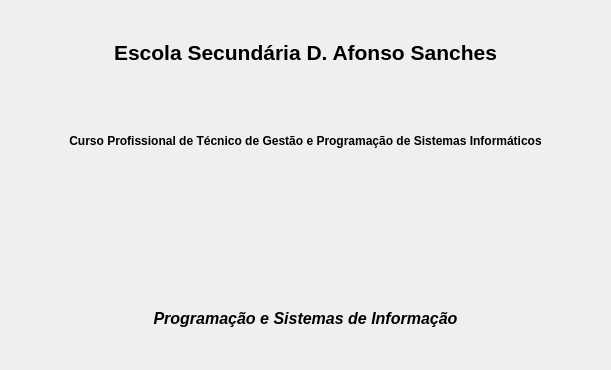
<?xml version="1.0" encoding="UTF-8"?>
<ui version="4.0">
 <class>aboutDialog</class>
 <widget class="QDialog" name="aboutDialog">
  <property name="geometry">
   <rect>
    <x>0</x>
    <y>0</y>
    <width>611</width>
    <height>370</height>
   </rect>
  </property>
  <property name="windowTitle">
   <string>Dialog</string>
  </property>
  <layout class="QVBoxLayout" name="verticalLayout">
   <item>
    <widget class="QLabel" name="label">
     <property name="font">
      <font>
       <pointsize>16</pointsize>
       <weight>75</weight>
       <bold>true</bold>
      </font>
     </property>
     <property name="text">
      <string>Escola Secundária D. Afonso Sanches</string>
     </property>
     <property name="alignment">
      <set>Qt::AlignCenter</set>
     </property>
    </widget>
   </item>
   <item>
    <widget class="QLabel" name="label_2">
     <property name="font">
      <font>
       <weight>75</weight>
       <bold>true</bold>
      </font>
     </property>
     <property name="text">
      <string>Curso Profissional de Técnico de Gestão e Programação de Sistemas Informáticos</string>
     </property>
     <property name="alignment">
      <set>Qt::AlignCenter</set>
     </property>
    </widget>
   </item>
   <item>
    <widget class="QLabel" name="label_3">
     <property name="text">
      <string/>
     </property>
     <property name="pixmap">
      <pixmap resource="pixmaps/imagens.qrc">:/img/appicon</pixmap>
     </property>
     <property name="alignment">
      <set>Qt::AlignCenter</set>
     </property>
    </widget>
   </item>
   <item>
    <widget class="QLabel" name="label_4">
     <property name="font">
      <font>
       <pointsize>12</pointsize>
       <weight>75</weight>
       <italic>true</italic>
       <bold>true</bold>
      </font>
     </property>
     <property name="text">
      <string>Programação e Sistemas de Informação</string>
     </property>
     <property name="alignment">
      <set>Qt::AlignCenter</set>
     </property>
    </widget>
   </item>
  </layout>
 </widget>
 <resources>
  <include location="pixmaps/imagens.qrc"/>
 </resources>
 <connections/>
</ui>
